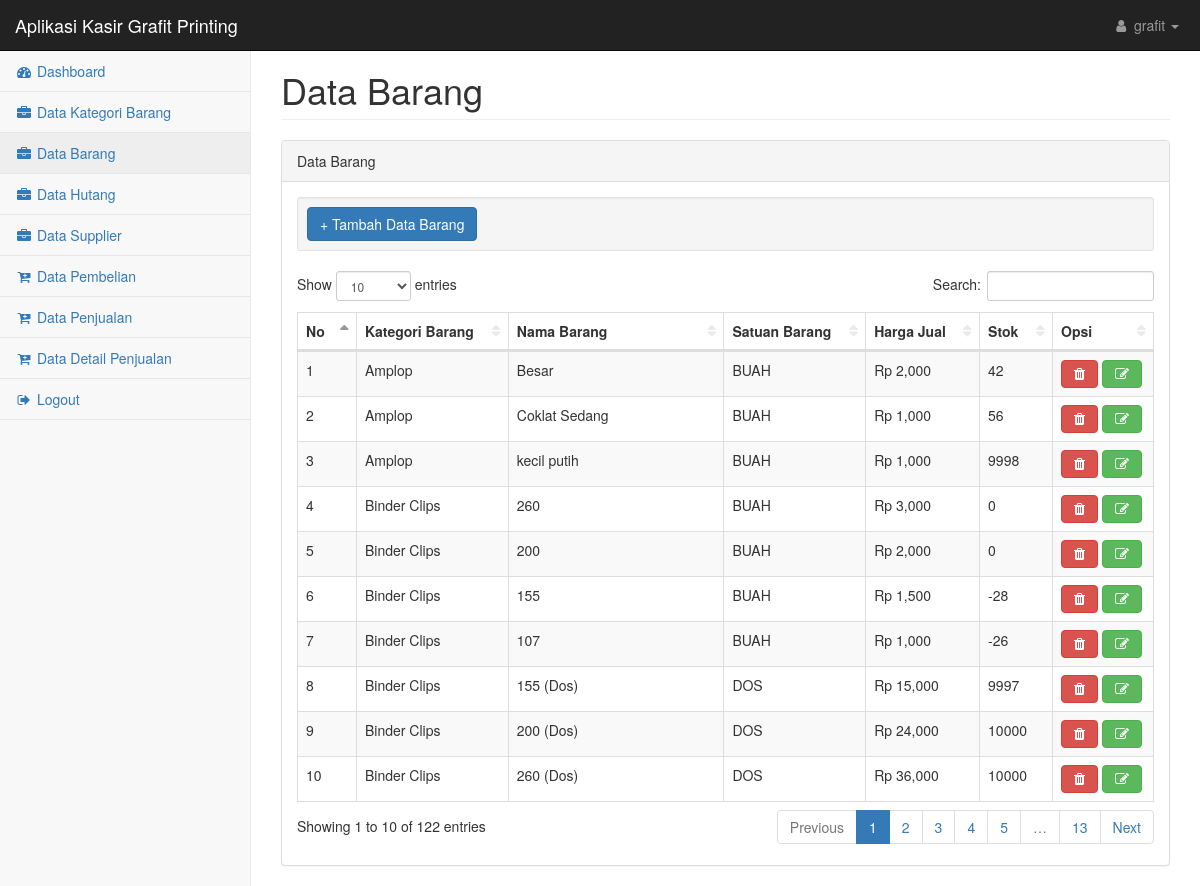
Page /pages/data_barang.php (signed in) on the committed database.
### tables this page shows
CREATE TABLE `barang` (
  `id_barang` int(30) NOT NULL,
  `kode_kategori` int(11) NOT NULL,
  `nama_barang` varchar(50) NOT NULL,
  `satuan_barang` text NOT NULL,
  `harga_jual` int(10) NOT NULL,
  `stok` int(11) NOT NULL
);

CREATE TABLE `kategori_barang` (
  `kode_kategori` int(11) NOT NULL,
  `kategori_barang` text NOT NULL
);

### pages/data_barang.php (the view, shortened to what this page needs)
<?php
include'../config/koneksi.php';
?>
<!DOCTYPE html>
<html lang="en">
<head>
    <link href="../css/bootstrap.min.css" rel="stylesheet">
    <link href="../css/metisMenu.min.css" rel="stylesheet">
    <link href="../css/dataTables/dataTables.bootstrap.css" rel="stylesheet">
    <link href="../css/dataTables/dataTables.responsive.css" rel="stylesheet">
    <link href="../css/startmin.css" rel="stylesheet">
    <link href="../css/font-awesome.min.css" rel="stylesheet" type="text/css">
</head>
<body>
    <div id="wrapper">
        <nav class="navbar navbar-inverse navbar-fixed-top" role="navigation">
            <div class="navbar-header">
            <a class="navbar-brand" style="color:white;"    href="#">Aplikasi Kasir Grafit Printing</a>
            </div>
            <?php
            include'header.php';
            ?>
            <div class="navbar-default sidebar" role="navigation">
                <div class="sidebar-nav navbar-collapse">
                    <?php
                    include'menu.php';
                    ?>
                </div>
            </div>
        </nav>
        <div id="page-wrapper">
            <div class="container-fluid">
                <div class="row">
                    <div class="col-lg-12">
                        <h1 class="page-header">Data Barang</h1>
                    </div>
                </div>
                <div class="row">
                    <div class="col-lg-12">
                        <div class="panel panel-default">
                            <div class="panel-heading">
                                Data Barang
                            </div>
                            <div class="panel-body">
                                <div class="table-responsive">
                                    <div class="well well-sm">
                                        <button type="button" class="btn btn-primary" data-toggle="modal" data-target="#myModal">
                                            + Tambah Data Barang
                                        </button>
                                                                        </div>
                                    <table class="table table-striped table-bordered table-hover" id="dataTables-example">
                                        <thead>
                                            <tr>
                                                <th>No</th>
                                                <th>Kategori Barang</th>
                                                <th>Nama Barang</th>
                                                <th>Satuan Barang</th>
                                                <th>Harga Jual</th>
                                                <th>Stok</th>
                                                <th>Opsi</th>
                                            </tr>
                                        </thead>
                                        <?php
                                        $no = 1;
                                        $data_barang = mysqli_query($koneksi," SELECT * FROM barang INNER JOIN kategori_barang ON barang.kode_kategori = kategori_barang.kode_kategori
                                        ORDER BY kategori_barang ASC");
                                        while ($hasil = mysqli_fetch_array($data_barang)) {
                                           ?>
                                           <tr class="odd gradeX">
                                            <td><?php echo $no++; ?></td>
                                            <td><?php echo $hasil['kategori_barang']; ?></td>
                                            <td><?php echo $hasil['nama_barang']; ?></td>
                                            <td><?php echo $hasil['satuan_barang']; ?></td>
                                            <td><?php echo "Rp ".number_format($hasil['harga_jual']); ?></td>
                                            <td><?php echo $hasil['stok']; ?></td>
                                            <td class="center"><a onclick="return confirm('Yakin ingin menghapus data ini')" href="hapus.php?id_barang=<?php echo $hasil['id_barang']; ?>" class="fa fa-trash btn btn-danger"></a>
                                                <a class="fa fa-edit btn btn-success" href="edit.php?id_barang=<?php echo $hasil['id_barang']; ?>" data-toggle="tooltip" data-placement="top" title="Edit data barang"></a></td>
                                            </tr>
                                        <?php } ?>
                                    </table>
                                </div>
                            </div>
                        </div>
                    </div>
                </div>
            </div>
        </div>
    </div>
    </body>
    </html>

### pages/header.php (shortened to what this page needs)
<ul class="nav navbar-right navbar-top-links">
    <li class="dropdown">
        <a class="dropdown-toggle" data-toggle="dropdown" href="#">
            <i class="fa fa-user fa-fw"></i> <?php echo $_SESSION['username']; ?> <b class="caret"></b>
        </a>
    </li>
</ul>

### pages/menu.php
<ul class="nav" id="side-menu">
    <li>
        <a href="index.php"><i class="fa fa-dashboard fa-fw"></i> Dashboard</a>
    </li>
    <li>
        <a href="data_kategori_barang.php"><i class="fa fa-briefcase fa-fw"></i> Data Kategori Barang</a>
    </li>
    <li>
        <a href="data_barang.php"><i class="fa fa-briefcase fa-fw"></i> Data Barang</a>
    </li>
    <li>
        <a href="data_hutang.php"><i class="fa fa-briefcase fa-fw"></i> Data Hutang</a>
    </li>
    <li>
        <a href="data_supplier.php"><i class="fa fa-briefcase fa-fw"></i> Data Supplier</a>
    </li>
    <li>
        <a href=" data_pembelian.php"><i class="fa fa-cart-plus fa-fw"></i> Data Pembelian</a>
    </li>
    <li>
        <a href="data_penjualan.php"><i class="fa fa-cart-plus fa-fw"></i> Data Penjualan</a>
    </li>
    <li>
        <a href=" detail_penjualann.php"><i class="fa fa-cart-plus fa-fw"></i> Data Detail Penjualan</a>
    </li>
    <li>
        <a href="logout.php"><i class="fa fa-sign-out fa-fw"></i> Logout</a>
    </li>
</ul>

### css/startmin.css (style rules this page uses)
body { background-color: #f8f8f8; }
#wrapper { width: 100%; }
#page-wrapper { padding-top: 30px; min-height: 568px; background-color: #fff; }
@media (min-width:768px) { #page-wrapper { position: inherit; margin-left: 250px; padding: 30px 15px 0 15px; border-left: 1px solid #e7e7e7; } }
.navbar-header { float: left; }
.navbar-right { text-align: right; }
.navbar-top-links { margin: 0; }
.navbar-top-links li { display: inline-block; }
.navbar-top-links li:last-child { margin-right: 6px; }
.navbar-top-links li a { padding: 15px; min-height: 50px; }
.navbar-top-links>li>a { color: #999; }
.sidebar .sidebar-nav.navbar-collapse { padding-right: 0; padding-left: 0; }
.sidebar ul li { border-bottom: 1px solid #e7e7e7; }
.sidebar ul li a.active { background-color: #eee; }
@media (min-width:768px) { .sidebar { z-index: 1; position: absolute; width: 250px; margin-top: 51px; } }
table.dataTable thead .sorting, table.dataTable thead .sorting_asc, table.dataTable thead .sorting_desc, table.dataTable thead .sorting_asc_disabled, table.dataTable thead .sorting_desc_disabled { background: 0 0; }
table.dataTable thead .sorting_asc:after { content: "\f0de"; float: right; font-family: fontawesome; }
table.dataTable thead .sorting:after { content: "\f0dc"; float: right; font-family: fontawesome; color: rgba(50,50,50,.5); }

### rows in the picture
barang: kode_kategori.kategori_barang "Amplop", nama_barang "Besar", satuan_barang "BUAH", harga_jual "2,000", stok "42"
barang: kode_kategori.kategori_barang "Amplop", nama_barang "Coklat Sedang", satuan_barang "BUAH", harga_jual "1,000", stok "56"
barang: kode_kategori.kategori_barang "Amplop", nama_barang "kecil putih", satuan_barang "BUAH", harga_jual "1,000", stok "9998"
barang: kode_kategori.kategori_barang "Binder Clips", nama_barang "260", satuan_barang "BUAH", harga_jual "3,000", stok "0"
barang: kode_kategori.kategori_barang "Binder Clips", nama_barang "200", satuan_barang "BUAH", harga_jual "2,000", stok "0"
barang: kode_kategori.kategori_barang "Binder Clips", nama_barang "155", satuan_barang "BUAH", harga_jual "1,500", stok "-28"
barang: kode_kategori.kategori_barang "Binder Clips", nama_barang "107", satuan_barang "BUAH", harga_jual "1,000", stok "-26"
barang: kode_kategori.kategori_barang "Binder Clips", nama_barang "155 (Dos)", satuan_barang "DOS", harga_jual "15,000", stok "9997"
barang: kode_kategori.kategori_barang "Binder Clips", nama_barang "200 (Dos)", satuan_barang "DOS", harga_jual "24,000", stok "10000"
barang: kode_kategori.kategori_barang "Binder Clips", nama_barang "260 (Dos)", satuan_barang "DOS", harga_jual "36,000", stok "10000"

### other values in the picture
$_SESSION['username'] "grafit"
